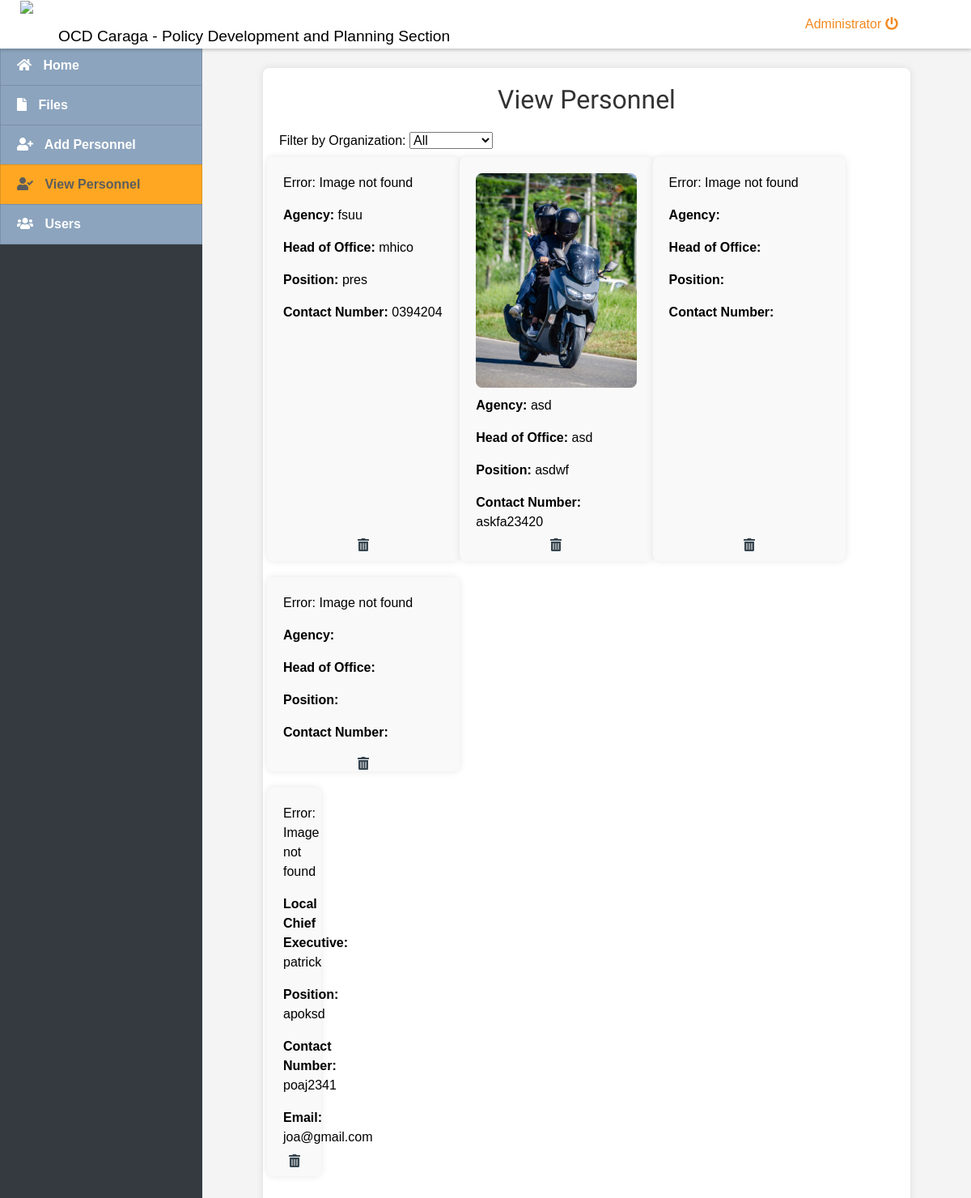
/index.php?page=viewpers (signed in), run on the app's committed database.
### tables this page shows
CREATE TABLE `rdrrmc` (
  `id` int(11) NOT NULL,
  `image` varchar(255) DEFAULT NULL,
  `agency` varchar(255) DEFAULT NULL,
  `head_of_office` varchar(255) DEFAULT NULL,
  `position_r` varchar(255) DEFAULT NULL,
  `contact_number_r` varchar(20) DEFAULT NULL,
  `email_r` varchar(255) DEFAULT NULL,
  `office_address_r` varchar(255) DEFAULT NULL,
  `focal_person_id` int(11) DEFAULT NULL
);

CREATE TABLE `ldrrmos` (
  `id` int(11) NOT NULL,
  `local_chief_executive` varchar(255) DEFAULT NULL,
  `local_drrm_officer` varchar(255) DEFAULT NULL,
  `position_l` varchar(255) DEFAULT NULL,
  `designation` varchar(255) DEFAULT NULL,
  `contact_number_l` varchar(20) DEFAULT NULL,
  `email_l` varchar(255) DEFAULT NULL,
  `office_address_l` varchar(255) DEFAULT NULL,
  `image` varchar(255) NOT NULL
);

### viewpers.php (the view, shortened to what this page needs)
<?php include 'db_connect.php'; ?>
<!DOCTYPE html>
<html lang="en">
<head>
    <link rel="stylesheet" href="https://cdnjs.cloudflare.com/ajax/libs/font-awesome/5.15.4/css/all.min.css">
</head>
<body>
<div class="container">
    <h2>View Personnel</h2>
    <div>
        <label for="organization">Filter by Organization:</label>
        <select id="organization" onchange="filterOrganization()">
            <option value="all">All</option>
        </select>
    </div>
    <div class="personnel-list" id="personnelList">
        <div class="row">
            <?php
            $sql_rdrrmc = "SELECT * FROM rdrrmc";
            $result_rdrrmc = $conn->query($sql_rdrrmc);
            if ($result_rdrrmc && $result_rdrrmc->num_rows > 0) {
                while ($row_rdrrmc = $result_rdrrmc->fetch_assoc()) {
                    echo "<div class='person' data-org='rdrrmc' onclick='showDetails({$row_rdrrmc['id']})'>";                    echo "<button class='delete-btn' onclick='deletePerson({$row_rdrrmc['id']}, \"rdrrmc\")'><i class='fas fa-trash-alt'></i></button>";
                    $imageURL_rdrrmc = $row_rdrrmc['image'] ? 'uploads/' . $row_rdrrmc['image'] : 'uploads/default_image.jpg';
                    if (file_exists($imageURL_rdrrmc)) {
                        echo "<img src='{$imageURL_rdrrmc}' class='person-image'>";
                    } else {
                        echo "<p>Error: Image not found</p>";
                    }
                    echo "<p><strong>Agency:</strong> " . $row_rdrrmc['agency'] . "</p>";
                    echo "<p><strong>Head of Office:</strong> " . $row_rdrrmc['head_of_office'] . "</p>";
                    echo "<p><strong>Position:</strong> " . $row_rdrrmc['position_r'] . "</p>";
                    echo "<p><strong>Contact Number:</strong> " . $row_rdrrmc['contact_number_r'] . "</p>";
                    echo "</div>";
                }
            } else {
                echo "<p>No RDRRMC personnel found</p>";
            }
            ?>
        </div>
        <div class="row">
        <?php
$sql_ldrrmos = "SELECT * FROM ldrrmos";
$result_ldrrmos = $conn->query($sql_ldrrmos);
if ($result_ldrrmos && $result_ldrrmos->num_rows > 0) {
    while ($row_ldrrmos = $result_ldrrmos->fetch_assoc()) {
        echo "<div class='person' data-org='ldrrmos' onclick='showDetails({$row_ldrrmos['id']})'>";
        echo "<button class='delete-btn' onclick='deletePerson({$row_ldrrmos['id']}, \"ldrrmos\")'><i class='fas fa-trash-alt'></i></button>";
        $imageURL_ldrrmos = $row_ldrrmos['image'] ? 'uploads/' . $row_ldrrmos['image'] : 'uploads/default_image.jpg';
        if (file_exists($imageURL_ldrrmos)) {
            echo "<img src='{$imageURL_ldrrmos}' class='person-image'>";
        } else {
            echo "<p>Error: Image not found</p>";
        }
        echo "<p><strong>Local Chief Executive:</strong> " . $row_ldrrmos['local_chief_executive'] . "</p>";
        echo "<p><strong>Position:</strong> " . $row_ldrrmos['position_l'] . "</p>";
        echo "<p><strong>Contact Number:</strong> " . $row_ldrrmos['contact_number_l'] . "</p>";
        echo "<p><strong>Email:</strong> " . $row_ldrrmos['email_l'] . "</p>";
        echo "</div>";
    }
} else {
    echo "<p>No LDRRMOS personnel found</p>";
}
?>
        </div>
    </div>
</div>
</body>
</html>

### assets/css/style.css (style rules this page uses)
body { font-family: "Open Sans", sans-serif; color: #000000; width: 100%; height: calc(100%); }
h1, h2, h3, h4, h5, h6 { font-family: "Raleway", sans-serif; }

### styles.css (style rules this page uses)
.row { display: flex; -ms-flex-wrap: wrap; flex-wrap: wrap; margin-right: 0vw; margin-left: -15px; }

### index.php (style rules this page uses)
body { background: #80808045; }

### viewpers.php (style rules this page uses)
body { font-family: Arial, sans-serif; background-color: #f4f4f4; margin: 0; padding: 0; }
.container { margin: 20px auto; padding: 20px; background-color: #fff; border-radius: 8px; box-shadow: 0 0 10px rgba(0, 0, 0, 0.1); max-width: 800px; }
h2 { color: #333; margin-bottom: 20px; text-align: center; }
.personnel-list { display: flex; flex-wrap: wrap; justify-content: space-between; margin-bottom: 20px; }
.person { width: calc(33.33% - 20px); background-color: #f9f9f9; border-radius: 8px; padding: 20px; box-shadow: 0 0 10px rgba(0, 0, 0, 0.1); margin-bottom: 20px; box-sizing: border-box; cursor: pointer; position: relative; }
.person img { width: 100%; border-radius: 8px; margin-bottom: 10px; }
.delete-btn { position: absolute; top: 10px; right: 10px; background-color: #ff0000; color: #fff; border: none; border-radius: 50%; width: 30px; height: 30px; font-size: 14px; cursor: pointer; display: flex; justify-content: center; align-items: center; }
.delete-btn { position: absolute; top: 96%; left: 50%; transform: translate(-50%, -50%); background-color: transparent; color: #36454F; border: none; cursor: pointer; padding: 0; font-size: 16px; }

### data on the page
rdrrmc: image "Error: Image not found", agency "fsuu", head_of_office "mhico", position_r "pres", contact_number_r "0394204"
rdrrmc: image (picture), agency "asd", head_of_office "asd", position_r "asdwf", contact_number_r "askfa23420"
rdrrmc: shows "Error: Image not found"
rdrrmc: shows "Error: Image not found"
ldrrmos: image "Error: Image not found", local_chief_executive "patrick", position_l "apoksd", contact_number_l "poaj2341", email_l "joa@gmail.com"

### other printed values
$_SESSION['login_name'] "Administrator"
